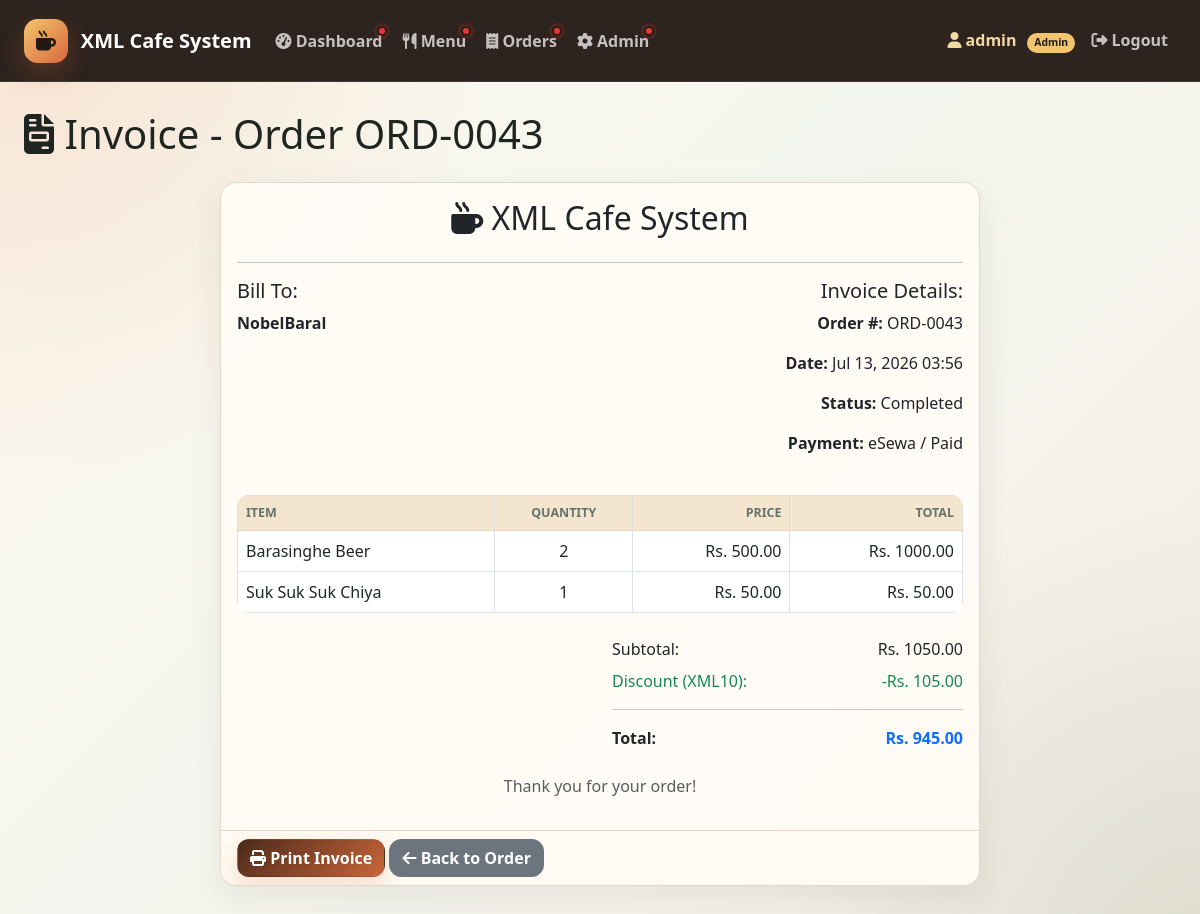
Page /orders/43/invoice/ (signed in) on the committed database.
### cafe_app/models.py (models this page shows, shortened)
class Order(models.Model):
    STATUS_CHOICES = [
        ('pending', 'Pending'),
        ('preparing', 'Preparing'),
        ('completed', 'Completed'),
        ('cancelled', 'Cancelled'),
    ]
    PAYMENT_METHOD_CHOICES = [
        ('unpaid', 'Unpaid'),
        ('cash', 'Cash'),
        ('esewa', 'eSewa'),
    ]
    PAYMENT_STATUS_CHOICES = [
        ('unpaid', 'Unpaid'),
        ('pending', 'Pending'),
        ('paid', 'Paid'),
    ]
    order_number = models.CharField(max_length=50, unique=True)
    customer_name = models.CharField(max_length=200)
    status = models.CharField(max_length=20, choices=STATUS_CHOICES, default='pending')
    subtotal = models.DecimalField(max_digits=10, decimal_places=2, default=Decimal('0.00'))
    discount = models.DecimalField(max_digits=10, decimal_places=2, default=Decimal('0.00'))
    coupon = models.ForeignKey(Coupon, on_delete=models.SET_NULL, null=True, blank=True)
    coupon_code = models.CharField(max_length=30, blank=True)
    coupon_redeemed = models.BooleanField(default=False)
    tax = models.DecimalField(max_digits=10, decimal_places=2, default=Decimal('0.00'))
    total = models.DecimalField(max_digits=10, decimal_places=2, default=Decimal('0.00'))
    payment_method = models.CharField(max_length=10, choices=PAYMENT_METHOD_CHOICES, default='unpaid')
    payment_status = models.CharField(max_length=10, choices=PAYMENT_STATUS_CHOICES, default='unpaid')
    reward_points_awarded = models.BooleanField(default=False)
    esewa_reference = models.CharField(max_length=60, blank=True)
    notes = models.TextField(blank=True)
    created_by = models.ForeignKey(User, on_delete=models.SET_NULL, null=True, related_name='created_orders')
    created_at = models.DateTimeField(auto_now_add=True)
    updated_at = models.DateTimeField(auto_now=True)
    class Meta:
        ordering = ['-created_at']

class OrderItem(models.Model):
    order = models.ForeignKey(Order, on_delete=models.CASCADE, related_name='items')
    menu_item = models.ForeignKey(MenuItem, on_delete=models.CASCADE)
    quantity = models.PositiveIntegerField(default=1, validators=[MinValueValidator(1)])
    price_at_order = models.DecimalField(max_digits=10, decimal_places=2)
    class Meta:
        ordering = ['id']
    @property
    def line_total(self):
        return self.price_at_order * self.quantity

class MenuItem(models.Model):
    CATEGORY_CHOICES = [
        ('beverages', 'Beverages'),
        ('snacks', 'Snacks'),
        ('meals', 'Meals'),
        ('desserts', 'Desserts'),
    ]
    name = models.CharField(max_length=200)
    price = models.DecimalField(max_digits=10, decimal_places=2, validators=[MinValueValidator(Decimal('0.01'))])
    category = models.CharField(max_length=20, choices=CATEGORY_CHOICES)
    description = models.TextField(blank=True)
    image = models.ImageField(upload_to='menu_images/', blank=True, null=True)
    is_available = models.BooleanField(default=True)
    created_at = models.DateTimeField(auto_now_add=True)
    updated_at = models.DateTimeField(auto_now=True)
    class Meta:
        ordering = ['category', 'name']

### cafe_app/views.py (the view)
# urls.py: path('orders/<int:pk>/invoice/', views.order_invoice, name='order_invoice'),
@role_required('staff', 'admin')
def order_invoice(request, pk):
    order = get_object_or_404(Order, pk=pk)
    context = {
        'order': order,
        'is_admin': request.user.is_staff,
    }
    return render(request, 'cafe_app/order_invoice.html', context)

### cafe_app/notifications.py (called while the page is built)
def _version_for(queryset):
    latest = queryset.aggregate(latest=Max('updated_at'))['latest']
    latest_value = latest.isoformat() if latest else 'none'
    return f"{queryset.count()}:{latest_value}"

def menu_notification_version():
    return _version_for(MenuItem.objects.all())

def order_notification_version():
    return _version_for(Order.objects.all())

### cafe_app/views.py (called while the page is built)
def get_user_role(user):
    if not user.is_authenticated:
        return 'guest'
    if user.is_superuser or user.is_staff:
        return 'admin'
    if user.groups.filter(name='Staff').exists():
        return 'staff'
    return 'customer'

def role_required(*roles):
    def decorator(view_func):
        @wraps(view_func)
        def wrapper(request, *args, **kwargs):
            if not request.user.is_authenticated:
                return redirect('login')
            role = get_user_role(request.user)
            if role not in roles:
                messages.error(request, 'You do not have permission to open that section.')
                return redirect('customer_portal' if role == 'customer' else 'dashboard')
            return view_func(request, *args, **kwargs)
        return wrapper
    return decorator

### templates/cafe_app/order_invoice.html (shortened to what this page needs)
{% extends 'base.html' %}
{% block content %}
<div class="row no-print">
    <div class="col-md-12">
        <h1 class="mb-4">
            <i class="fas fa-file-invoice"></i> Invoice - Order {{ order.order_number }}
        </h1>
    </div>
</div>
<div class="row">
    <div class="col-md-8 offset-md-2">
        <div class="card">
            <div class="card-body" id="invoice">
                <div class="text-center mb-4">
                    <h2><i class="fas fa-mug-hot"></i> XML Cafe System</h2>
                </div>
                <hr>
                <div class="row mb-4">
                    <div class="col-md-6">
                        <h5>Bill To:</h5>
                        <p><strong>{{ order.customer_name }}</strong></p>
                    </div>
                    <div class="col-md-6 text-end">
                        <h5>Invoice Details:</h5>
                        <p><strong>Order #:</strong> {{ order.order_number }}</p>
                        <p><strong>Date:</strong> {{ order.created_at|date:"M d, Y H:i" }}</p>
                        <p><strong>Status:</strong> {{ order.status|title }}</p>
                        <p><strong>Payment:</strong> {{ order.get_payment_method_display }} / {{ order.get_payment_status_display }}</p>
                    </div>
                </div>
                <table class="table table-bordered">
                    <thead>
                        <tr>
                            <th>Item</th>
                            <th class="text-center">Quantity</th>
                            <th class="text-end">Price</th>
                            <th class="text-end">Total</th>
                        </tr>
                    </thead>
                    <tbody>
                        {% for item in order.items.all %}
                        <tr>
                            <td>{{ item.menu_item.name }}</td>
                            <td class="text-center">{{ item.quantity }}</td>
                            <td class="text-end">Rs. {{ item.price_at_order|floatformat:2 }}</td>
                            <td class="text-end">Rs. {{ item.line_total|floatformat:2 }}</td>
                        </tr>
                        {% endfor %}
                    </tbody>
                </table>
                <div class="row mt-4">
                    <div class="col-md-6 offset-md-6">
                        <div class="d-flex justify-content-between mb-2">
                            <span>Subtotal:</span>
                            <span>Rs. {{ order.subtotal|floatformat:2 }}</span>
                        </div>
                        {% if order.discount > 0 %}
                        <div class="d-flex justify-content-between mb-2 text-success">
                            <span>Discount{% if order.coupon_code %} ({{ order.coupon_code }}){% endif %}:</span>
                            <span>-Rs. {{ order.discount|floatformat:2 }}</span>
                        </div>
                        {% endif %}
                        <hr>
                        <div class="d-flex justify-content-between">
                            <strong>Total:</strong>
                            <strong class="text-primary">Rs. {{ order.total|floatformat:2 }}</strong>
                        </div>
                    </div>
                </div>
                <div class="text-center mt-4">
                    <p class="text-muted">Thank you for your order!</p>
                </div>
            </div>
            <div class="card-footer no-print">
                <button onclick="window.print()" class="btn btn-primary">
                    <i class="fas fa-print"></i> Print Invoice
                </button>
                <a href="{% url 'order_detail' order.pk %}" class="btn btn-secondary">
                    <i class="fas fa-arrow-left"></i> Back to Order
                </a>
            </div>
        </div>
    </div>
</div>
{% endblock %}

### templates/base.html (shortened to what this page needs)
<!DOCTYPE html>
{% load static %}
<html lang="en">
<head>
    <link href="https://cdn.jsdelivr.net/npm/bootstrap@5.3.0/dist/css/bootstrap.min.css" rel="stylesheet">
    <link rel="stylesheet" href="https://cdnjs.cloudflare.com/ajax/libs/font-awesome/6.4.0/css/all.min.css">
    <link rel="stylesheet" href="{% static 'css/style.css' %}">
</head>
<body>
    <nav class="navbar navbar-expand-lg navbar-dark app-navbar no-print">
        <div class="container-fluid px-lg-4">
            <a class="navbar-brand brand-lockup" href="{% if app_role == 'customer' %}{% url 'customer_portal' %}{% else %}{% url 'dashboard' %}{% endif %}">
                <span class="brand-mark"><i class="fas fa-mug-hot"></i></span>
                <span>
                    <span class="brand-name">XML Cafe System</span>
                </span>
            </a>
            <div class="collapse navbar-collapse" id="navbarNav">
                <ul class="navbar-nav me-auto nav-pills-soft">
                    {% if app_role == 'staff' or app_role == 'admin' %}
                    <li class="nav-item nav-dot-wrap">
                        <a class="nav-link" href="{% url 'dashboard' %}">
                            <i class="fas fa-tachometer-alt"></i> Dashboard
                        </a>
                        {% if has_unseen_dashboard_notifications %}<span class="notification-dot"></span>{% endif %}
                    </li>
                    {% endif %}
                    <li class="nav-item nav-dot-wrap">
                        <a class="nav-link" href="{% url 'menu_list' %}">
                            <i class="fas fa-utensils"></i> Menu
                        </a>
                        {% if has_unseen_menu_notifications %}<span class="notification-dot"></span>{% endif %}
                    </li>
                    {% if app_role == 'staff' or app_role == 'admin' %}
                    <li class="nav-item nav-dot-wrap">
                        <a class="nav-link" href="{% url 'order_list' %}">
                            <i class="fas fa-receipt"></i> Orders
                        </a>
                        {% if has_unseen_order_notifications %}<span class="notification-dot"></span>{% endif %}
                    </li>
                    {% endif %}
                    {% if app_role == 'admin' %}
                    <li class="nav-item nav-dot-wrap">
                        <a class="nav-link" href="{% url 'admin_portal' %}">
                            <i class="fas fa-cog"></i> Admin
                        </a>
                        {% if has_unseen_dashboard_notifications %}<span class="notification-dot"></span>{% endif %}
                    </li>
                    {% endif %}
                </ul>
                <ul class="navbar-nav">
                    {% if user.is_authenticated %}
                    <li class="nav-item user-chip">
                        <span class="nav-link">
                            <i class="fas fa-user"></i> {{ user.username }}
                            <span class="role-chip">{{ app_role|title }}</span>
                        </span>
                    </li>
                    <li class="nav-item">
                        <form method="post" action="{% url 'logout' %}" class="d-inline">
                            <button type="submit" class="btn btn-link nav-link logout-link">
                                <i class="fas fa-sign-out-alt"></i> Logout
                            </button>
                        </form>
                    </li>
                    {% endif %}
                </ul>
            </div>
        </div>
    </nav>
    <main class="app-shell">
    <div class="container-fluid px-lg-4">
        {% block content %}{% endblock %}
    </div>
    </main>
</body>
</html>

### static/css/style.css (style rules this page uses)
:root { --ink: #1f2520; --muted: #66736c; --paper: #f8f5ee; --panel: #ffffff; --panel-warm: #fffaf2; --soft: #f2eadc; --line: #e2d6c4; --coffee: #4b2a1b; --espresso: #221915; --copper: #c96538; --gold: #d89a28; --sage: #4f8060; --blue: #3e6f8d; --rose: #b94f55; --plum: #7a4f68; --shadow: 0 18px 50px rgba(44, 32, 24, 0.13); }
* { letter-spacing: 0; }
body { min-height: 100vh; color: var(--ink); font-family: "Aptos", "Segoe UI", "Inter", system-ui, -apple-system, sans-serif; background: radial-gradient(circle at top left, rgba(201, 101, 56, 0.15), transparent 31rem), radial-gradient(circle at bottom right, rgba(79, 128, 96, 0.15), transparent 28rem), linear-gradient(135deg, #fff8ec 0%, #f4f7ef 46%, #f5ece2 100%); }
@media (prefers-reduced-motion: no-preference) { .card, .panel, .metric-card, .menu-card, .quick-action, .esewa-payment-card { animation: softRise 320ms ease both; } }
@media (prefers-reduced-motion: no-preference) { .btn, .quick-action, .menu-card { transition: transform 160ms ease, box-shadow 160ms ease, background-color 160ms ease; } }
a { color: var(--coffee); }
.app-navbar { position: sticky; top: 0; z-index: 20; padding: 0.85rem 0; background: rgba(34, 25, 21, 0.95); border-bottom: 1px solid rgba(255, 255, 255, 0.08); backdrop-filter: blur(18px); }
.brand-lockup { display: flex; align-items: center; gap: 0.8rem; color: #fff !important; }
.brand-mark { display: grid; width: 2.75rem; height: 2.75rem; place-items: center; color: #221915; background: linear-gradient(135deg, #f3c56d, #d9673d); border-radius: 0.85rem; box-shadow: 0 10px 26px rgba(201, 101, 56, 0.28); }
.brand-name { display: block; font-weight: 800; line-height: 1.05; }
.nav-pills-soft { gap: 0.25rem; }
.nav-dot-wrap { position: relative; }
.notification-dot { position: absolute; top: 0.35rem; right: 0.2rem; width: 0.62rem; height: 0.62rem; background: #e53935; border: 2px solid rgba(34, 25, 21, 0.95); border-radius: 999px; box-shadow: 0 0 0 3px rgba(229, 57, 53, 0.16); }
.navbar .nav-link { color: rgba(255, 255, 255, 0.72); border-radius: 0.75rem; font-weight: 650; }
.logout-link { text-decoration: none; }
.user-chip .nav-link { color: #f2d9a0; }
.role-chip { display: inline-block; margin-left: 0.4rem; padding: 0.15rem 0.45rem; color: #1f1a12; background: #f3c56d; border-radius: 999px; font-size: 0.65rem; font-weight: 900; }
.app-shell { padding: 1.75rem 0 3rem; }
.btn { border-radius: 0.75rem; font-weight: 750; }
.btn-primary, .btn-success { color: #fff; background: linear-gradient(135deg, var(--coffee), var(--copper)); border-color: transparent; box-shadow: 0 10px 22px rgba(201, 101, 56, 0.18); }
.metric-card, .panel, .card { background: rgba(255, 252, 247, 0.92); border: 1px solid rgba(226, 214, 196, 0.95); border-radius: 1rem; box-shadow: 0 12px 34px rgba(47, 35, 25, 0.08); }
.card { overflow: hidden; margin-bottom: 1.25rem; }
.card-footer { background: var(--panel-warm); border-top: 1px solid var(--line); }
.table { overflow: hidden; border-radius: 0.75rem; }
.table thead th { color: var(--muted); background-color: #f4e5cf; border-bottom: 1px solid var(--line); font-size: 0.78rem; text-transform: uppercase; }

### rows in the picture
Order: order_number "ORD-0043", customer_name "NobelBaral", created_at "Jul 13, 2026 03:56", status "Completed", payment_method "eSewa", payment_status "Paid", subtotal "1050.00", coupon_code "XML10", discount "105.00", total "945.00"
OrderItem: menu_item.name "Barasinghe Beer", quantity "2", price_at_order "500.00", line_total "1000.00"
OrderItem: menu_item.name "Suk Suk Suk Chiya", quantity "1", price_at_order "50.00", line_total "50.00"

### other values in the picture
{{ user.username }} "admin"
{{ app_role|title }} "Admin"
